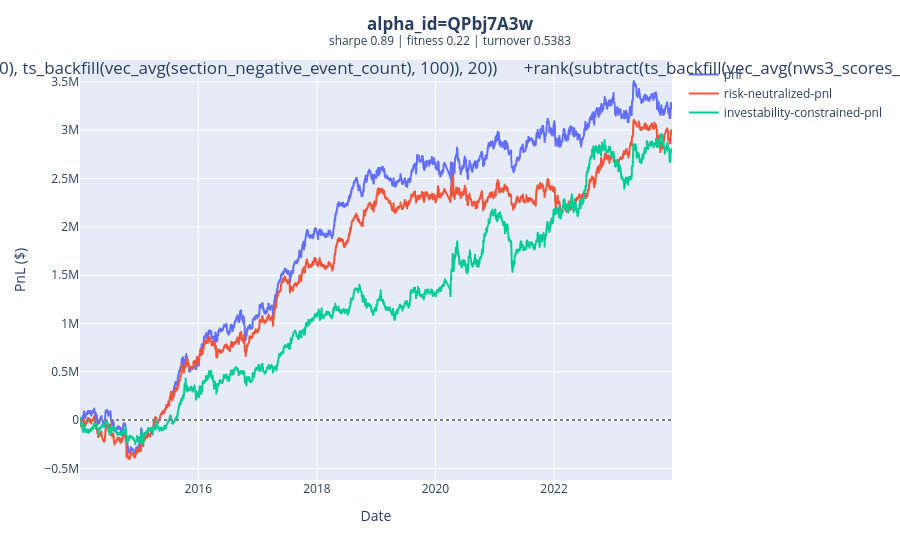

Notebook code cell kept with this figure:
### Code cell
# try one expression by hand:
r = simulate_and_report(
    s,
    region="USA", universe="TOP3000", delay=1, decay=2,neutralization="INDUSTRY", max_trade="OFF",
    expression="""

    rank(ts_zscore(divide(ts_backfill(vec_avg(positive_event_count_section), 100), ts_backfill(vec_avg(section_negative_event_count), 100)), 20))
    
    +rank(subtract(ts_backfill(vec_avg(nws3_scores_finupnormscr), 100), ts_backfill(vec_avg(nws3_scores_findownnormscr), 100)))
    
    """
    
)
#+rank(signed_power(ts_backfill(vec_avg(section_sentiment_score_3), 100), 3))
#+rank(ts_zscore(signed_power(multiply(divide(ts_backfill(mdl162_252_a_adbs, 100), ts_backfill(mdl162_66_q_adbs, 100)), divide(ts_backfill(mdl162_621_a_dtns, 100), ts_backfill(mdl162_66_q_dtns, 100))), 2), 20))

### Figure 1 — Plotly figure (JSON) as saved in the notebook; plotly's stock layout.template omitted (floating-point values rounded to 4 significant figures; data arrays with more than 128 entries replaced by an {"elided": "..."} marker saying what was removed)
{"data": [{"hovertemplate": "series=pnl<br>date=%{x}<br>PnL ($)=%{y}<extra></extra>", "legendgroup": "pnl", "line": {"color": "#636efa", "dash": "solid"}, "marker": {"symbol": "circle"}, "mode": "lines", "name": "pnl", "showlegend": true, "type": "scattergl", "x": {"elided": "2494 str values"}, "xaxis": "x", "y": {"elided": "2494 float values"}, "yaxis": "y"}, {"hovertemplate": "series=risk-neutralized-pnl<br>date=%{x}<br>PnL ($)=%{y}<extra></extra>", "legendgroup": "risk-neutralized-pnl", "line": {"color": "#EF553B", "dash": "solid"}, "marker": {"symbol": "circle"}, "mode": "lines", "name": "risk-neutralized-pnl", "showlegend": true, "type": "scattergl", "x": {"elided": "2494 str values"}, "xaxis": "x", "y": {"elided": "2494 float values"}, "yaxis": "y"}, {"hovertemplate": "series=investability-constrained-pnl<br>date=%{x}<br>PnL ($)=%{y}<extra></extra>", "legendgroup": "investability-constrained-pnl", "line": {"color": "#00cc96", "dash": "solid"}, "marker": {"symbol": "circle"}, "mode": "lines", "name": "investability-constrained-pnl", "showlegend": true, "type": "scattergl", "x": {"elided": "2494 str values"}, "xaxis": "x", "y": {"elided": "2494 float values"}, "yaxis": "y"}], "layout": {"hovermode": "x unified", "legend": {"title": {"text": ""}, "tracegroupgap": 0}, "margin": {"t": 60}, "shapes": [{"line": {"color": "gray", "dash": "dot"}, "type": "line", "x0": 0, "x1": 1, "xref": "x domain", "y0": 0, "y1": 0, "yref": "y"}], "title": {"text": "<b>alpha_id=<a href=\"https://platform.worldquantbrain.com/alpha/QPbj7A3w\">QPbj7A3w</a></b><br><sup>sharpe 0.89 | fitness 0.22 | turnover 0.5383</sup><br>\n\n    rank(ts_zscore(divide(ts_backfill(vec_avg(positive_event_count_section), 100), ts_backfill(vec_avg(section_negative_event_count), 100)), 20))\n\n    +rank(subtract(ts_backfill(vec_avg(nws3_scores_finupnormscr), 100), ts_backfill(vec_avg(nws3_scores_findownnormscr), 100)))\n\n    ", "x": 0.5}, "xaxis": {"anchor": "y", "domain": [0, 1], "title": {"text": "Date"}}, "yaxis": {"anchor": "x", "domain": [0, 1], "title": {"text": "PnL ($)"}}}}
